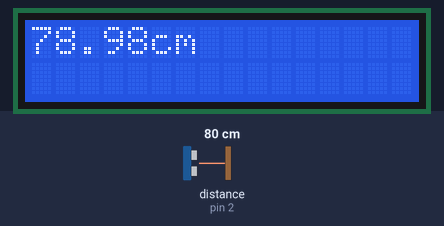
The sketch below on a simulated Arduino Uno, built with avr-gcc and run on an emulated ATmega328P. Shown: 16×2 character LCD. Wiring (inferred from the names in the program): ultrasonic range finder: trigger pin 3; echo pin 2. The test bench sets the inputs (shaded band); at power-on: distance to the obstacle (sensor on pin 2) 80 cm. The echo pulse lasts 58.3 µs per cm; what the sketch prints to the serial monitor is not drawn.

Above: at 1.2 s.
1.3 s: distance to the obstacle (sensor on pin 2) set to 2 cm
At 4.0 s:
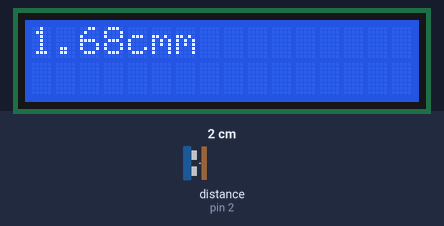
4.5 s: distance to the obstacle (sensor on pin 2) set to 4 cm
At 5.8 s:
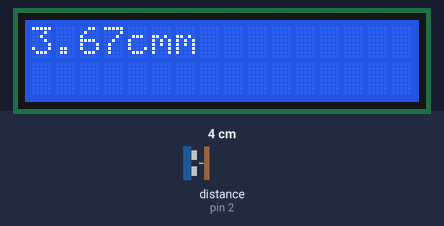
7.5 s: distance to the obstacle (sensor on pin 2) set to 9 cm
At 8.4 s:
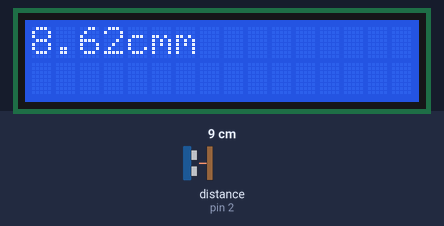
Timing chart, 0 to 10.5 s (numbered marks = the images above; inputs shaded):
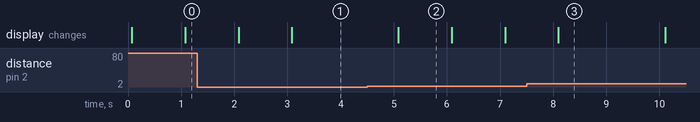

The sketch:

1602-lic-hc-sr04.ino
```cpp
// include the library code:
#include <LiquidCrystal.h>

#define Trig 3 //引脚Tring 连接 IO D9
#define Echo 2 //引脚Echo 连接 IO D8

// initialize the library with the numbers of the interface pins
LiquidCrystal lcd(12, 11, 10, 9, 8, 7);


float cm; //距离变量
float temp; //

void setup() {
  // set up the LCD's number of columns and rows:
  lcd.begin(16, 2);
  // Print a message to the LCD.
  Serial.begin(9600);
  pinMode(Trig, OUTPUT);
  pinMode(Echo, INPUT);
}

void loop() {
  // set the cursor to column 0, line 1
  // (note: line 1 is the second row, since counting begins with 0):

  // print the number of seconds since reset:


  //给Trig发送一个低高低的短时间脉冲,触发测距
  digitalWrite(Trig, LOW); //给Trig发送一个低电平
  delayMicroseconds(2);    //等待 2微妙
  digitalWrite(Trig,HIGH); //给Trig发送一个高电平
  delayMicroseconds(10);    //等待 10微妙
  digitalWrite(Trig, LOW); //给Trig发送一个低电平

  temp = float(pulseIn(Echo, HIGH)); //存储回波等待时间,
  //pulseIn函数会等待引脚变为HIGH,开始计算时间,再等待变为LOW并停止计时
  //返回脉冲的长度

  //声速是:340m/1s 换算成 34000cm / 1000000μs => 34 / 1000
  //因为发送到接收,实际是相同距离走了2回,所以要除以2
  //距离(厘米)  =  (回波时间 * (34 / 1000)) / 2
  //简化后的计算公式为 (回波时间 * 17)/ 1000

  cm = (temp * 17 )/1000; //把回波时间换算成cm

  Serial.print("Echo =");
  Serial.print(temp);//串口输出等待时间的原始数据
  Serial.print(" | | Distance = ");
  Serial.print(cm);//串口输出距离换算成cm的结果
  Serial.println("cm");
  lcd.setCursor(0,0);
  lcd.print(cm);
  lcd.print("cm");
  delay(1000);
}
```

Measured:
- after the input at 1.3 s, the display: first changes after 0.78 s (image 1 shows a later state)
- after the input at 4.5 s, the display: changes after 0.59 s (image 2)
- after the input at 7.5 s, the display: changes after 0.60 s (image 3)
- what the display in image 2 shows lasts 1.0 s, from 5.1 s to 6.1 s
